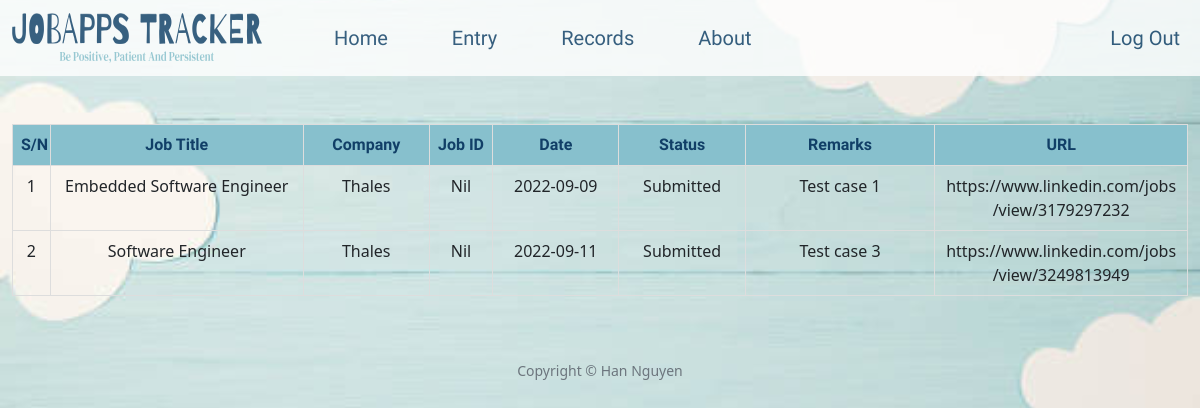
Screenshot of /history (signed in) with the database file from the repository.
### tables this page shows
CREATE TABLE applications_tracker (id INTEGER PRIMARY KEY AUTOINCREMENT NOT NULL, user_id INTEGER, job_title TEXT NOT NULL, company TEXT NOT NULL, job_id TEXT NOT NULL, application_date TEXT NOT NULL, application_status TEXT NOT NULL, remarks TEXT NOT NULL, url TEXT NOT NULL, value_id INTEGER, FOREIGN KEY (user_id) REFERENCES users (id) ON DELETE CASCADE ON UPDATE NO ACTION);

### app.py (the view)
@app.route("/history")
@login_required
def history():
    history = db.execute("SELECT * FROM applications_tracker WHERE user_id = ?", session.get("user_id"))
    if len(history) == 0:
        return apology("No applications submitted", 403)
    return render_template("history.html", history=history)

### app.py (called while the page is built)
@app.after_request
def after_request(response):
    response.headers["Cache-Control"] = "no-cache, no-store, must-revalidate"
    response.headers["Expires"] = 0
    response.headers["Pragma"] = "no-cache"
    return response

### helpers.py (called while the page is built)
def login_required(f):
    @wraps(f)
    def decorated_function(*args, **kwargs):
        if session.get("user_id") is None:
            return redirect("/login")
        return f(*args, **kwargs)
    return decorated_function

### templates/history.html (shortened to what this page needs)
{% extends "layout.html" %}
{% block main %}
    <table id="table" class="table" >
        <tr>
            <th width="3%" style="background-color: #87C0CD">S/N</th>
            <th width="20%" style="background-color: #87C0CD">Job Title</th>
            <th width="10%" style="background-color: #87C0CD">Company</th>
            <th width="5%" style="background-color: #87C0CD">Job ID</th>
            <th width="10%" style="background-color: #87C0CD">Date</th>
            <th width="10%" style="background-color: #87C0CD">Status</th>
            <th width="15%" style="background-color: #87C0CD">Remarks</th>
            <th width="20%" style="background-color: #87C0CD">URL</th>
        </tr>
        {% for entry in history %}
        <tr>
            <td width="3%"></td>
            <td width="20%" contenteditable="true" id="job_title">{{ entry["job_title"] }}</td>
            <td width="10%" contenteditable="true" id="company">{{ entry["company"] }}</td>
            <td width="5%" contenteditable="true" id="job_id">{{ entry["job_id"] }}</td>
            <td width="10%" contenteditable="true" id="application_date">{{ entry["application_date"] }}</td>
            <td width="10%" contenteditable="true" id="application_status">{{ entry["application_status"] }}</td>
            <td width="15%" contenteditable="true" id="remarks">{{ entry["remarks"] }}</td>
            <td width="20%" contenteditable="true" id="url">{{ entry["url"] }}</td>
        </tr>
        {% endfor %}
    </table>
{% endblock %}

### static/styles.css (style rules this page uses)
body { background-image: url("background_image.jpeg"); background-position: center; height: 100%; background-repeat: repeat-y; background-size: cover; }
table tr:nth-child(2) { counter-reset: rowNumber; }
table tr { counter-increment: rowNumber; }
table tr td:first-child::before { content: counter(rowNumber); }
th { text-align: center; font-family: 'Barrio'; color: #113F67; border: 1px solid #ddd; padding: 8px; }
td { text-align: center; border: 1px solid #ddd; padding: 8px; }
table { table-layout: fixed; width: 100%; border-collapse: collapse; }

### rows the page displays
applications_tracker: job_title "Embedded Software Engineer", company "Thales", job_id "Nil", application_date "2022-09-09", application_status "Submitted", remarks "Test case 1", url "https://www.linkedin.com/jobs/view/3179297232"
applications_tracker: job_title "Software Engineer", company "Thales", job_id "Nil", application_date "2022-09-11", application_status "Submitted", remarks "Test case 3", url "https://www.linkedin.com/jobs/view/3249813949"
